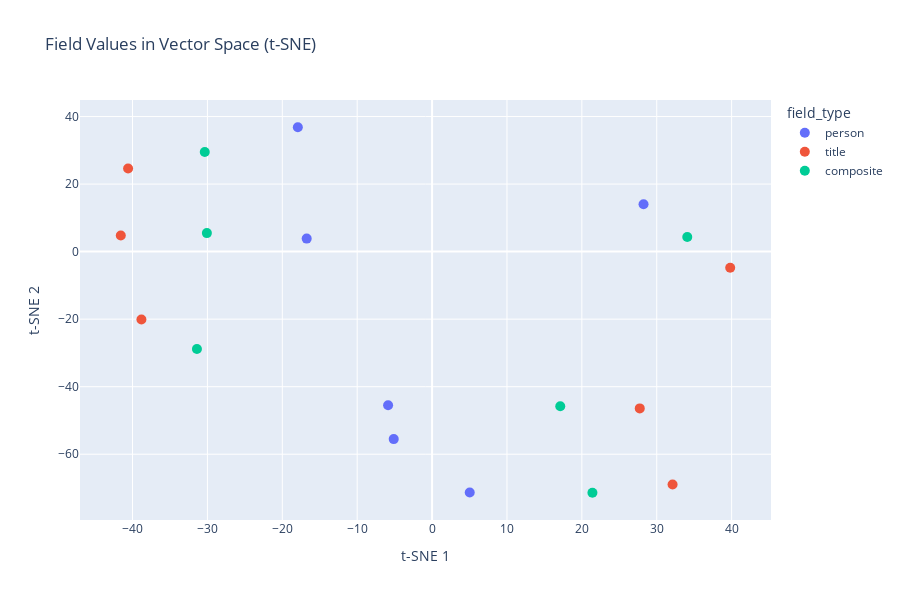

Source (notebook cell):
### Code cell
# t-SNE visualization colored by field type
print("Creating t-SNE visualization...")
tsne = TSNE(n_components=2, random_state=42, perplexity=5)
vectors_2d = tsne.fit_transform(vectors)

# Create DataFrame for plotting
plot_df = pd.DataFrame({
    'x': vectors_2d[:, 0],
    'y': vectors_2d[:, 1],
    'label': labels,
    'field_type': field_types
})

# Create interactive plot
fig = px.scatter(plot_df, x='x', y='y', color='field_type',
                 hover_name='label',
                 title='Field Values in Vector Space (t-SNE)',
                 labels={'x': 't-SNE 1', 'y': 't-SNE 2'},
                 width=900, height=600)

fig.update_traces(marker=dict(size=10))
fig.show()

# Also create static plot
plt.figure(figsize=(10, 8))
colors = {'person': 'blue', 'title': 'green', 'composite': 'red'}
for field_type in colors:
    mask = plot_df['field_type'] == field_type
    plt.scatter(plot_df[mask]['x'], plot_df[mask]['y'], 
               c=colors[field_type], label=field_type, s=100, alpha=0.7)

plt.legend()
plt.title('Field Values Colored by Type')
plt.xlabel('t-SNE Dimension 1')
plt.ylabel('t-SNE Dimension 2')
plt.grid(True, alpha=0.3)
plt.show()

### Figure 1 — Plotly figure (JSON) as saved in the notebook; plotly's stock layout.template omitted (floating-point values rounded to 4 significant figures)
{"data": [{"hovertemplate": "<b>%{hovertext}</b><br><br>field_type=person<br>t-SNE 1=%{x}<br>t-SNE 2=%{y}<extra></extra>", "hovertext": ["person: Mello, Margarida, 1950-...", "person: Mozart, Wolfgang Amadeus, 1756...", "person: Schubert, Franz, 1797-1828...", "person: Smith, Jennifer, 1975-...", "person: García Lorca, Federico, 1898-1...", "person: Schubert, Franz August, 1805-1..."], "legendgroup": "person", "marker": {"color": "#636efa", "size": 10, "symbol": "circle"}, "mode": "markers", "name": "person", "orientation": "v", "showlegend": true, "type": "scatter", "x": [-17.93, 5.029, -5.123, -16.75, 28.24, -5.873], "xaxis": "x", "y": [36.83, -71.32, -55.52, 3.855, 14.05, -45.49], "yaxis": "y"}, {"hovertemplate": "<b>%{hovertext}</b><br><br>field_type=title<br>t-SNE 1=%{x}<br>t-SNE 2=%{y}<extra></extra>", "hovertext": ["title: Symphony No. 8 in B minor 'Unf...", "title: Digital Methods in Archaeologi...", "title: Métodos computacionais em arqu...", "title: Archäologie und Photographie: ...", "title: Romancero gitano...", "title: Requiem in D minor, K. 626..."], "legendgroup": "title", "marker": {"color": "#EF553B", "size": 10, "symbol": "circle"}, "mode": "markers", "name": "title", "orientation": "v", "showlegend": true, "type": "scatter", "x": [27.73, -41.57, -40.59, -38.81, 39.81, 32.11], "xaxis": "x", "y": [-46.43, 4.751, 24.62, -20.12, -4.795, -68.97], "yaxis": "y"}, {"hovertemplate": "<b>%{hovertext}</b><br><br>field_type=composite<br>t-SNE 1=%{x}<br>t-SNE 2=%{y}<extra></extra>", "hovertext": ["composite: Contributor: Schubert, Franz, ...", "composite: Contributor: Schubert, Franz A...", "composite: Contributor: Mello, Margarida,...", "composite: Contributor: García Lorca, Fed...", "composite: Contributor: Smith, Jennifer, ...", "composite: Contributor: Mozart, Wolfgang ..."], "legendgroup": "composite", "marker": {"color": "#00cc96", "size": 10, "symbol": "circle"}, "mode": "markers", "name": "composite", "orientation": "v", "showlegend": true, "type": "scatter", "x": [17.12, -31.4, -30.36, 34.08, -30.07, 21.41], "xaxis": "x", "y": [-45.81, -28.83, 29.51, 4.341, 5.482, -71.41], "yaxis": "y"}], "layout": {"height": 600, "legend": {"title": {"text": "field_type"}, "tracegroupgap": 0}, "title": {"text": "Field Values in Vector Space (t-SNE)"}, "width": 900, "xaxis": {"anchor": "y", "autorange": true, "domain": [0, 1], "range": [-47.02, 45.26], "title": {"text": "t-SNE 1"}, "type": "linear"}, "yaxis": {"anchor": "x", "autorange": true, "domain": [0, 1], "range": [-79.48, 44.9], "title": {"text": "t-SNE 2"}, "type": "linear"}}}
